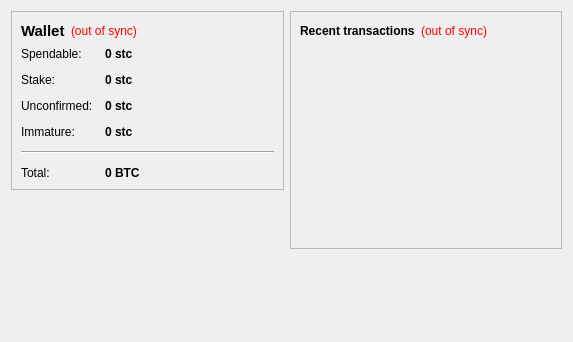
<?xml version="1.0" encoding="UTF-8"?>
<ui version="4.0">
 <class>OverviewPage</class>
 <widget class="QWidget" name="OverviewPage">
  <property name="geometry">
   <rect>
    <x>0</x>
    <y>0</y>
    <width>573</width>
    <height>342</height>
   </rect>
  </property>
  <property name="windowTitle">
   <string>Form</string>
  </property>
  <layout class="QHBoxLayout" name="horizontalLayout" stretch="1,1">
   <item>
    <layout class="QVBoxLayout" name="verticalLayout_2">
     <item>
      <widget class="QFrame" name="frame">
       <property name="frameShape">
        <enum>QFrame::StyledPanel</enum>
       </property>
       <property name="frameShadow">
        <enum>QFrame::Raised</enum>
       </property>
       <layout class="QVBoxLayout" name="verticalLayout_4">
        <item>
         <layout class="QHBoxLayout" name="horizontalLayout_4">
          <item>
           <widget class="QLabel" name="label_5">
            <property name="font">
             <font>
              <pointsize>11</pointsize>
              <weight>75</weight>
              <bold>true</bold>
             </font>
            </property>
            <property name="text">
             <string>Wallet</string>
            </property>
           </widget>
          </item>
          <item>
           <widget class="QLabel" name="labelWalletStatus">
            <property name="toolTip">
             <string>The displayed information may be out of date. Your wallet automatically synchronizes with the SANTA network after a connection is established, but this process has not completed yet.</string>
            </property>
            <property name="styleSheet">
             <string notr="true">QLabel { color: red; }</string>
            </property>
            <property name="text">
             <string notr="true">(out of sync)</string>
            </property>
            <property name="alignment">
             <set>Qt::AlignLeading|Qt::AlignLeft|Qt::AlignVCenter</set>
            </property>
           </widget>
          </item>
          <item>
           <spacer name="horizontalSpacer_2">
            <property name="orientation">
             <enum>Qt::Horizontal</enum>
            </property>
            <property name="sizeHint" stdset="0">
             <size>
              <width>40</width>
              <height>20</height>
             </size>
            </property>
           </spacer>
          </item>
         </layout>
        </item>
        <item>
         <layout class="QFormLayout" name="formLayout_2">
          <property name="fieldGrowthPolicy">
           <enum>QFormLayout::AllNonFixedFieldsGrow</enum>
          </property>
          <property name="horizontalSpacing">
           <number>12</number>
          </property>
          <property name="verticalSpacing">
           <number>12</number>
          </property>
          <item row="0" column="0">
           <widget class="QLabel" name="label">
            <property name="text">
             <string>Spendable:</string>
            </property>
           </widget>
          </item>
          <item row="0" column="1">
           <widget class="QLabel" name="labelBalance">
            <property name="font">
             <font>
              <weight>75</weight>
              <bold>true</bold>
             </font>
            </property>
            <property name="cursor">
             <cursorShape>IBeamCursor</cursorShape>
            </property>
            <property name="toolTip">
             <string>Your current spendable balance</string>
            </property>
            <property name="text">
             <string notr="true">0 stc</string>
            </property>
            <property name="textInteractionFlags">
             <set>Qt::LinksAccessibleByMouse|Qt::TextSelectableByKeyboard|Qt::TextSelectableByMouse</set>
            </property>
           </widget>
          </item>
          <item row="1" column="0">
           <widget class="QLabel" name="label_6">
            <property name="text">
             <string>Stake:</string>
            </property>
           </widget>
          </item>
          <item row="1" column="1">
           <widget class="QLabel" name="labelStake">
            <property name="font">
             <font>
              <weight>75</weight>
              <bold>true</bold>
             </font>
            </property>
            <property name="cursor">
             <cursorShape>IBeamCursor</cursorShape>
            </property>
            <property name="toolTip">
             <string>Total of coins that was staked, and do not yet count toward the current balance</string>
            </property>
            <property name="text">
             <string notr="true">0 stc</string>
            </property>
            <property name="textInteractionFlags">
             <set>Qt::LinksAccessibleByMouse|Qt::TextSelectableByKeyboard|Qt::TextSelectableByMouse</set>
            </property>
           </widget>
          </item>
          <item row="2" column="0">
           <widget class="QLabel" name="label_3">
            <property name="text">
             <string>Unconfirmed:</string>
            </property>
           </widget>
          </item>
          <item row="2" column="1">
           <widget class="QLabel" name="labelUnconfirmed">
            <property name="font">
             <font>
              <weight>75</weight>
              <bold>true</bold>
             </font>
            </property>
            <property name="cursor">
             <cursorShape>IBeamCursor</cursorShape>
            </property>
            <property name="toolTip">
             <string>Total of transactions that have yet to be confirmed, and do not yet count toward the current balance</string>
            </property>
            <property name="text">
             <string notr="true">0 stc</string>
            </property>
            <property name="textInteractionFlags">
             <set>Qt::LinksAccessibleByMouse|Qt::TextSelectableByKeyboard|Qt::TextSelectableByMouse</set>
            </property>
           </widget>
          </item>
          <item row="3" column="0">
           <widget class="QLabel" name="labelImmatureText">
            <property name="text">
             <string>Immature:</string>
            </property>
           </widget>
          </item>
          <item row="3" column="1">
           <widget class="QLabel" name="labelImmature">
            <property name="font">
             <font>
              <weight>75</weight>
              <bold>true</bold>
             </font>
            </property>
            <property name="toolTip">
             <string>Mined balance that has not yet matured</string>
            </property>
            <property name="text">
             <string notr="true">0 stc</string>
            </property>
            <property name="textInteractionFlags">
             <set>Qt::LinksAccessibleByMouse|Qt::TextSelectableByKeyboard|Qt::TextSelectableByMouse</set>
            </property>
           </widget>
          </item>
          <item row="4" column="0" colspan="2">
           <widget class="Line" name="line">
            <property name="orientation">
             <enum>Qt::Horizontal</enum>
            </property>
           </widget>
          </item>
          <item row="5" column="0">
           <widget class="QLabel" name="labelTotalText">
            <property name="text">
             <string>Total:</string>
            </property>
           </widget>
          </item>
          <item row="5" column="1">
           <widget class="QLabel" name="labelTotal">
            <property name="font">
             <font>
              <weight>75</weight>
              <bold>true</bold>
             </font>
            </property>
            <property name="cursor">
             <cursorShape>IBeamCursor</cursorShape>
            </property>
            <property name="toolTip">
             <string>Your current total balance</string>
            </property>
            <property name="text">
             <string notr="true">0 BTC</string>
            </property>
            <property name="textInteractionFlags">
             <set>Qt::LinksAccessibleByMouse|Qt::TextSelectableByKeyboard|Qt::TextSelectableByMouse</set>
            </property>
           </widget>
          </item>
         </layout>
        </item>
       </layout>
      </widget>
     </item>
     <item>
      <spacer name="verticalSpacer">
       <property name="orientation">
        <enum>Qt::Vertical</enum>
       </property>
       <property name="sizeHint" stdset="0">
        <size>
         <width>20</width>
         <height>40</height>
        </size>
       </property>
      </spacer>
     </item>
    </layout>
   </item>
   <item>
    <layout class="QVBoxLayout" name="verticalLayout_3">
     <item>
      <widget class="QFrame" name="frame_2">
       <property name="frameShape">
        <enum>QFrame::StyledPanel</enum>
       </property>
       <property name="frameShadow">
        <enum>QFrame::Raised</enum>
       </property>
       <layout class="QVBoxLayout" name="verticalLayout">
        <item>
         <layout class="QHBoxLayout" name="horizontalLayout_2">
          <item>
           <widget class="QLabel" name="label_4">
            <property name="text">
             <string>&lt;b&gt;Recent transactions&lt;/b&gt;</string>
            </property>
           </widget>
          </item>
          <item>
           <widget class="QLabel" name="labelTransactionsStatus">
            <property name="toolTip">
             <string>The displayed information may be out of date. Your wallet automatically synchronizes with the SANTA network after a connection is established, but this process has not completed yet.</string>
            </property>
            <property name="styleSheet">
             <string notr="true">QLabel { color: red; }</string>
            </property>
            <property name="text">
             <string notr="true">(out of sync)</string>
            </property>
            <property name="alignment">
             <set>Qt::AlignRight|Qt::AlignTrailing|Qt::AlignVCenter</set>
            </property>
           </widget>
          </item>
          <item>
           <spacer name="horizontalSpacer">
            <property name="orientation">
             <enum>Qt::Horizontal</enum>
            </property>
            <property name="sizeHint" stdset="0">
             <size>
              <width>40</width>
              <height>20</height>
             </size>
            </property>
           </spacer>
          </item>
         </layout>
        </item>
        <item>
         <widget class="QListView" name="listTransactions">
          <property name="styleSheet">
           <string notr="true">QListView { background: transparent; }</string>
          </property>
          <property name="frameShape">
           <enum>QFrame::NoFrame</enum>
          </property>
          <property name="verticalScrollBarPolicy">
           <enum>Qt::ScrollBarAlwaysOff</enum>
          </property>
          <property name="horizontalScrollBarPolicy">
           <enum>Qt::ScrollBarAlwaysOff</enum>
          </property>
          <property name="selectionMode">
           <enum>QAbstractItemView::NoSelection</enum>
          </property>
         </widget>
        </item>
       </layout>
      </widget>
     </item>
     <item>
      <spacer name="verticalSpacer_2">
       <property name="orientation">
        <enum>Qt::Vertical</enum>
       </property>
       <property name="sizeHint" stdset="0">
        <size>
         <width>20</width>
         <height>40</height>
        </size>
       </property>
      </spacer>
     </item>
    </layout>
   </item>
  </layout>
 </widget>
 <resources/>
 <connections/>
</ui>
